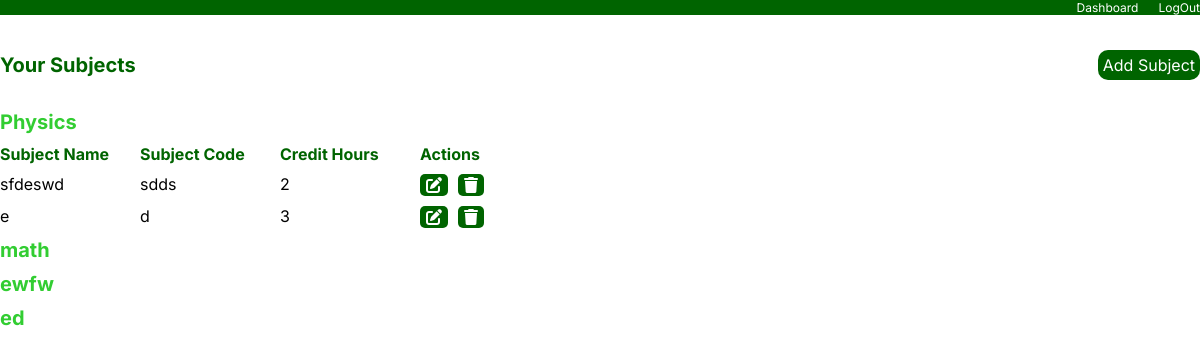
The app's page /view_subjects (signed in) with its own data.
### quiz/models.py (models this page shows, shortened)
class Courses(models.Model):
    course_name=models.CharField(max_length=15,default='')
    course_code=models.CharField(max_length=15,default='')
    domain=models.CharField(max_length=15,default='')
    teacher=models.ForeignKey(
        Teacher,
        on_delete=models.CASCADE,
        related_name='courses'
    )

class Subjects(models.Model):
    subject_name=models.CharField(max_length=15,default='')
    subject_code=models.CharField(max_length=15,default='')
    credit_hours=models.CharField(default='0',max_length=1)
    teacher=models.ForeignKey(
    Teacher,
    on_delete=models.CASCADE,
    related_name='subjects'
)
    courses=models.ForeignKey(
        Courses,
        on_delete=models.CASCADE,
        related_name='subjects'
    )

### quiz/views.py (the view, shortened to what this page needs)
# urls.py: path('view_subjects', views.view_subjects, name='view_subjects'),
def view_subjects(request):
    teacher=Teacher.objects.get(email=request.session.get('email'))
    course=Courses.objects.filter(teacher=teacher)
    subject=Subjects.objects.filter(courses__in=course)
    print(f"{list(subject.values())}")
    print(f"{list(course.values())}")
    return render(request,'view_subjects.html',{'subjects':subject,'courses':course})

### quiz/templates/view_subjects.html (shortened to what this page needs)
<!DOCTYPE html>
<html lang="en">
<head>
</head>
<link rel="stylesheet" href="https://cdnjs.cloudflare.com/ajax/libs/font-awesome/6.5.1/css/all.min.css">
<body>
    <div class="top_bar">
        <label onclick="window.location.href='/dashboard'" style="margin-left: auto;margin-right: 20px;">Dashboard</label>
        <label onclick="localStorage.removeItem('email');window.location.href='/admin_login'" >LogOut</label>
    </div>
    <div class="main_title">
        <label style="color: darkgreen;font-weight: bold;">Your Subjects</label>
        <button onclick="window.location.href='/add_subject'"  style="cursor: pointer; border: none;padding: 5px;border-radius: 10px; background-color: darkgreen;color: white;">Add Subject</button>
    </div>
    <div class="data" style="margin-top: 20px;display: flex;justify-content: space-around;flex-direction: column;">
            {% for course in courses %}
            <label style="margin-top: 10px;color: limegreen; font-size: 20px;font-weight: bold;font-family: 'Inter';">{{course.course_name}}</label>
                {% for subject in subjects %}
                    {% if subject.courses_id == course.id %}
                        {% ifchanged course.id %}
                        <div style="margin-top: 10px;color: darkgreen;font-weight: bold;" style="color: darkgreen;font-weight: bold;">
                            <label>Subject Name</label>
                            <label>Subject Code</label>
                            <label>Credit Hours</label>
                            <label>Actions</label>
                        </div>
                        {% endifchanged %}
                    <div style=" margin-top: 10px;">
                        <label>{{subject.subject_name}}</label>
                        <label>{{subject.subject_code}}</label>
                        <label>{{subject.credit_hours}}</label>
                        <label style="display: flex;gap: 10px;">
                            <form method="POST"> <button type="submit"> <i class="fa-solid fa-pen-to-square" ></i></button></form>
                            <form method="POST">{%csrf_token%}<button type="submit" > <input type="hidden" value="{{subject.id}}" name="delete"> <i class="fa-solid fa-trash" ></i></button> </form>
                        </label>
                    </div>
                    {%endif%}
                {% endfor %}
        {% endfor %}
    </div>
</body>
</html>

### quiz/templates/view_subjects.html (style rules this page uses)
body { margin: 0; }
.top_bar { display: flex; top: 0; position: fixed; background-color: darkgreen; color: white; width: 100%; font-family: 'Inter'; font-size: 12px; overflow: scroll; scrollbar-width: none; }
.main_title { font-size: 20px; margin-top: 50px; display: flex; align-items: center; justify-content: space-between; font-family: 'Inter'; width: 100%; }
.data { overflow: scroll; scrollbar-width: none; width: 100%; }
.data div { display: flex; justify-content: space-around; font-family: 'Inter'; gap: 20px; width: fit-content; }
.data div label { flex: 1; min-width: 120px; max-width: 120px; overflow: scroll; scrollbar-width: none; }
button { cursor: pointer; font-family: 'Inter'; font-size: 16px; }
.top_bar label { cursor: pointer; }
form button { background-color: darkgreen; color: white; border: none; border-radius: 5px; }

### records on screen
Courses: course_name "Physics"
Subjects: subject_name "sfdeswd", subject_code "sdds", credit_hours "2"
Subjects: subject_name "e", subject_code "d", credit_hours "3"
Courses: course_name "math"
Courses: course_name "ewfw"
Courses: course_name "ed"
